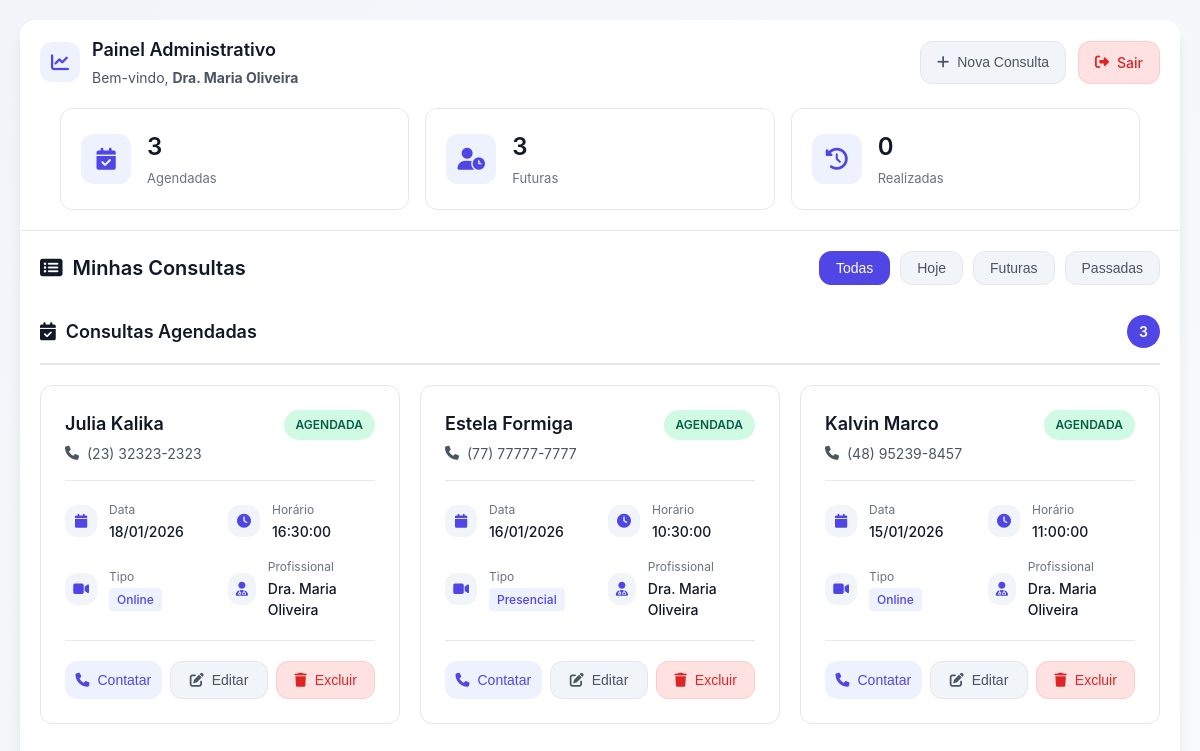
The app's page /telas/dashboard.php (signed in) with its own data.
### tables this page shows
CREATE TABLE `agendamentos` (
  `id` int(11) NOT NULL,
  `nome_paciente` varchar(100) NOT NULL,
  `telefone` varchar(20) NOT NULL,
  `profissional_id` int(11) NOT NULL,
  `data_consulta` date NOT NULL,
  `horario_consulta` time NOT NULL,
  `tipo_consulta` enum('Presencial','Online') NOT NULL,
  `status` enum('Agendada','Já realizada') DEFAULT 'Agendada',
  `data_criacao` timestamp NOT NULL DEFAULT current_timestamp()
);

CREATE TABLE `profissionais` (
  `id` int(11) NOT NULL,
  `nome` varchar(100) NOT NULL,
  `usuario` varchar(50) NOT NULL,
  `senha` varchar(255) NOT NULL
);

### telas/consulta_card.php (the view, shortened to what this page needs)
<div class="consulta-card" data-status="<?= $c['status'] ?>">
    <div class="consulta-header">
        <div class="paciente-info">
            <h3><?= htmlspecialchars($c['nome_paciente']) ?></h3>
            <p class="consulta-telefone">
                <i class="fas fa-phone"></i>
                <?= htmlspecialchars($c['telefone']) ?>
            </p>
        </div>
        <div class="consulta-status <?= $c['status'] == 'Agendada' ? 'status-agendada' : 'status-realizada' ?>">
            <?= $c['status'] ?>
        </div>
    </div>
    <div class="consulta-details">
        <div class="detail-item">
            <i class="fas fa-calendar"></i>
            <div>
                <span class="detail-label">Data</span>
                <span class="detail-value"><?= date('d/m/Y', strtotime($c['data_consulta'])) ?></span>
            </div>
        </div>
        <div class="detail-item">
            <i class="fas fa-clock"></i>
            <div>
                <span class="detail-label">Horário</span>
                <span class="detail-value"><?= $c['horario_consulta'] ?></span>
            </div>
        </div>
        <div class="detail-item">
            <i class="fas fa-video"></i>
            <div>
                <span class="detail-label">Tipo</span>
                <span class="detail-value">
                    <span class="consulta-tipo"><?= $c['tipo_consulta'] ?></span>
                </span>
            </div>
        </div>
        <div class="detail-item">
            <i class="fas fa-user-md"></i>
            <div>
                <span class="detail-label">Profissional</span>
                <span class="detail-value"><?= htmlspecialchars($c['profissional_nome']) ?></span>
            </div>
        </div>
    </div>
    <div class="consulta-actions">
        <button class="action-btn contact-btn" onclick="contactClient('<?= $c['telefone'] ?>', '<?= htmlspecialchars(addslashes($c['nome_paciente'])) ?>')">
            <i class="fas fa-phone"></i> Contatar
        </button>
        <?php if ($c['status'] == 'Agendada'): ?>
            <button class="action-btn config-btn" onclick="openEditModal(
                '<?= $c['id'] ?>',
                '<?= htmlspecialchars(addslashes($c['nome_paciente'])) ?>',
                '<?= $c['data_consulta'] ?>',
                '<?= $c['horario_consulta'] ?>',
                '<?= $c['tipo_consulta'] ?>'
            )">
                <i class="fas fa-edit"></i> Editar
            </button>
            <button class="action-btn delete-btn" onclick="deleteConsulta('<?= $c['id'] ?>', '<?= htmlspecialchars(addslashes($c['nome_paciente'])) ?>')">
                <i class="fas fa-trash"></i> Excluir
            </button>
        <?php else: ?>
            <button class="action-btn details-btn" onclick="contactClient('<?= $c['telefone'] ?>', '<?= htmlspecialchars(addslashes($c['nome_paciente'])) ?>')">
                <i class="fas fa-info-circle"></i> Detalhes
            </button>
        <?php endif; ?>
    </div>
</div>

### telas/dashboard.php (shortened to what this page needs)
<?php
require_once '../config/db.php';
$profissional_id = $_SESSION['admin_id'];
$nome_logado = $_SESSION['admin_nome'];
try {
    $stmt = $conn->prepare("SELECT a.*, p.nome as profissional_nome FROM agendamentos a JOIN profissionais p ON a.profissional_id = p.id WHERE a.profissional_id = ? ORDER BY a.data_consulta DESC, a.horario_consulta DESC");
    $stmt->execute([$profissional_id]);
    $consultas = $stmt->fetchAll();
    $consultas_agendadas = array_filter($consultas, function($c) {
        return $c['status'] == 'Agendada';
    });
    $consultas_realizadas = array_filter($consultas, function($c) {
        return $c['status'] == 'Já realizada';
    });
    $consultas_futuras = array_filter($consultas, function($c) {
        return $c['data_consulta'] > date('Y-m-d') && $c['status'] == 'Agendada';
    });
} catch (PDOException $e) {
    die("Erro ao carregar dados: " . $e->getMessage());
}
?>
<!DOCTYPE html>
<html lang="pt-br">
<head>
    <link rel="stylesheet" href="../assets/css/style.css">
    <link rel="stylesheet" href="https://cdnjs.cloudflare.com/ajax/libs/font-awesome/6.4.0/css/all.min.css">
</head>
<body>
    <div class="app-container dashboard-container">
        <header class="app-header">
            <div class="header-content">
                <div class="header-brand">
                    <div class="brand-icon">
                        <i class="fas fa-chart-line"></i>
                    </div>
                    <div>
                        <h1>Painel Administrativo</h1>
                        <p class="user-welcome">Bem-vindo, <strong><?= htmlspecialchars($nome_logado) ?></strong></p>
                    </div>
                </div>
                <div class="header-actions">
                    <button class="action-btn config-btn" onclick="openCreateModal()">
                        <i class="fas fa-plus"></i> Nova Consulta
                    </button>
                    <a href="logout.php" class="logout-btn" onclick="return confirmLogout()">
                        <i class="fas fa-sign-out-alt"></i>
                        <span>Sair</span>
                    </a>
                </div>
            </div>
            <div class="dashboard-stats">
                <div class="stat-card">
                    <div class="stat-icon">
                        <i class="fas fa-calendar-check"></i>
                    </div>
                    <div class="stat-info">
                        <h3><?= count($consultas_agendadas) ?></h3>
                        <p>Agendadas</p>
                    </div>
                </div>
                <div class="stat-card">
                    <div class="stat-icon">
                        <i class="fas fa-user-clock"></i>
                    </div>
                    <div class="stat-info">
                        <h3><?= count($consultas_futuras) ?></h3>
                        <p>Futuras</p>
                    </div>
                </div>
                <div class="stat-card">
                    <div class="stat-icon">
                        <i class="fas fa-history"></i>
                    </div>
                    <div class="stat-info">
                        <h3><?= count($consultas_realizadas) ?></h3>
                        <p>Realizadas</p>
                    </div>
                </div>
            </div>
        </header>
        <main class="dashboard-content">
            <div class="dashboard-header">
                <h2><i class="fas fa-list-alt"></i> Minhas Consultas</h2>
                <div class="filter-controls">
                    <button class="filter-btn active" data-filter="all">Todas</button>
                    <button class="filter-btn" data-filter="today">Hoje</button>
                    <button class="filter-btn" data-filter="future">Futuras</button>
                    <button class="filter-btn" data-filter="past">Passadas</button>
                </div>
            </div>
            <div class="consultas-container">
                <div class="consultas-section active" id="section-all">
                    <?php if (count($consultas_agendadas) > 0): ?>
                        <div class="section-header">
                            <h3><i class="fas fa-calendar-check"></i> Consultas Agendadas</h3>
                            <span class="section-count"><?= count($consultas_agendadas) ?></span>
                        </div>
                        <div class="consultas-grid">
                            <?php foreach ($consultas_agendadas as $c): ?>
                                <?php include '../telas/consulta_card.php'; ?>
                            <?php endforeach; ?>
                        </div>
                    <?php endif; ?>
                </div>
                    <?php if (count($consultas_futuras) > 0): ?>
                            <?php foreach ($consultas_futuras as $c): ?>
                                <?php include '../telas/consulta_card.php'; ?>
                            <?php endforeach; ?>
                    <?php endif; ?>
            </div>
        </main>
    </div>
</body>
</html>

### records on screen
agendamentos: nome_paciente "Julia Kalika", telefone "(23) 32323-2323", status "AGENDADA", data_consulta "18/01/2026", horario_consulta "16:30:00", tipo_consulta "Online", profissional.nome "Dra. Maria Oliveira"
agendamentos: nome_paciente "Estela Formiga", telefone "(77) 77777-7777", status "AGENDADA", data_consulta "16/01/2026", horario_consulta "10:30:00", tipo_consulta "Presencial", profissional.nome "Dra. Maria Oliveira"
agendamentos: nome_paciente "Kalvin Marco", telefone "(48) 95239-8457", status "AGENDADA", data_consulta "15/01/2026", horario_consulta "11:00:00", tipo_consulta "Online", profissional.nome "Dra. Maria Oliveira"

### other values on screen
$nome_logado "Dra. Maria Oliveira"
count($consultas_agendadas) "3"
count($consultas_futuras) "3"
count($consultas_realizadas) "0"
